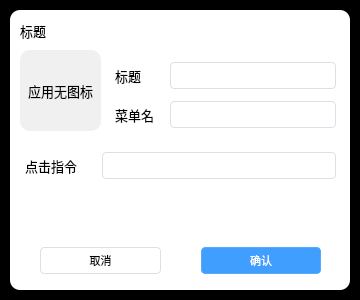
<?xml version="1.0" encoding="UTF-8"?>
<ui version="4.0">
 <class>Dialog</class>
 <widget class="QDialog" name="Dialog">
  <property name="geometry">
   <rect>
    <x>0</x>
    <y>0</y>
    <width>360</width>
    <height>300</height>
   </rect>
  </property>
  <property name="windowTitle">
   <string>Dialog</string>
  </property>
  <property name="styleSheet">
   <string notr="true">#Dialog {
	background-color: rgb(0, 0, 0);
}

#content {
	border-radius: 10px;
	background-color: rgb(255, 255, 255);
}</string>
  </property>
  <widget class="QWidget" name="content" native="true">
   <property name="geometry">
    <rect>
     <x>10</x>
     <y>10</y>
     <width>340</width>
     <height>280</height>
    </rect>
   </property>
   <property name="styleSheet">
    <string notr="true">#closeWindow {
	border: none;
	border-image: url(:/ico/image/common-icon/close.png);
}
#closeWindow:hover {
	border-image: url(:/ico/image/common-icon/close-ed.png);
}

#confirm, #cancle {
	height: 25px;
	border: none;
	border-radius: 4px;
}

#confirm {
	color: rgb(255, 255, 255);
	border: 1px solid rgb(85, 170, 255);
	background-color: rgb(64, 158, 255);
}
#confirm:hover {
	border: 1px solid rgb(102, 177, 255);
	background-color: rgb(102, 177, 255);
}

#cancle {
	border: 1px solid rgb(220, 223, 230);
	background-color: rgb(255, 255, 255);
}
#cancle:hover {
	color: rgb(64, 169, 255);
	border: 1px solid rgb(198, 226, 255);
	background-color: rgb(236, 245, 255);
}

QLineEdit {
	padding-left: 8px;
	padding-top: 4px; padding-bottom: 4px;

	border-radius: 4px;
	border: 1px solid rgb(220, 223, 230);
}
QLineEdit:focus {
	border: 1px solid rgb(64, 158, 255);
}</string>
   </property>
   <widget class="QWidget" name="bottom" native="true">
    <property name="geometry">
     <rect>
      <x>10</x>
      <y>220</y>
      <width>321</width>
      <height>61</height>
     </rect>
    </property>
    <widget class="QWidget" name="horizontalLayoutWidget">
     <property name="geometry">
      <rect>
       <x>0</x>
       <y>0</y>
       <width>321</width>
       <height>61</height>
      </rect>
     </property>
     <layout class="QHBoxLayout" name="bottomHL">
      <property name="spacing">
       <number>40</number>
      </property>
      <property name="leftMargin">
       <number>20</number>
      </property>
      <property name="topMargin">
       <number>0</number>
      </property>
      <property name="rightMargin">
       <number>20</number>
      </property>
      <property name="bottomMargin">
       <number>0</number>
      </property>
      <item>
       <widget class="QPushButton" name="cancle">
        <property name="font">
         <font>
          <family>Microsoft JhengHei UI</family>
          <pointsize>8</pointsize>
         </font>
        </property>
        <property name="cursor">
         <cursorShape>PointingHandCursor</cursorShape>
        </property>
        <property name="text">
         <string>取消</string>
        </property>
       </widget>
      </item>
      <item>
       <widget class="QPushButton" name="confirm">
        <property name="font">
         <font>
          <family>Microsoft JhengHei UI</family>
          <pointsize>8</pointsize>
         </font>
        </property>
        <property name="cursor">
         <cursorShape>PointingHandCursor</cursorShape>
        </property>
        <property name="text">
         <string>确认</string>
        </property>
       </widget>
      </item>
     </layout>
    </widget>
   </widget>
   <widget class="QWidget" name="menuItem" native="true">
    <property name="geometry">
     <rect>
      <x>10</x>
      <y>40</y>
      <width>321</width>
      <height>181</height>
     </rect>
    </property>
    <property name="minimumSize">
     <size>
      <width>120</width>
      <height>180</height>
     </size>
    </property>
    <property name="font">
     <font>
      <family>Microsoft JhengHei UI</family>
      <pointsize>10</pointsize>
     </font>
    </property>
    <property name="styleSheet">
     <string notr="true">#icon {
	border-radius: 10px;
	background-color: rgb(240, 240, 240);
}</string>
    </property>
    <widget class="QLabel" name="icon">
     <property name="geometry">
      <rect>
       <x>0</x>
       <y>0</y>
       <width>81</width>
       <height>81</height>
      </rect>
     </property>
     <property name="font">
      <font>
       <family>Microsoft JhengHei</family>
       <pointsize>10</pointsize>
      </font>
     </property>
     <property name="text">
      <string>应用无图标</string>
     </property>
     <property name="alignment">
      <set>Qt::AlignCenter</set>
     </property>
    </widget>
    <widget class="QWidget" name="verticalLayoutWidget">
     <property name="geometry">
      <rect>
       <x>90</x>
       <y>0</y>
       <width>231</width>
       <height>91</height>
      </rect>
     </property>
     <layout class="QVBoxLayout" name="topInputs">
      <property name="spacing">
       <number>5</number>
      </property>
      <property name="leftMargin">
       <number>5</number>
      </property>
      <property name="topMargin">
       <number>5</number>
      </property>
      <property name="rightMargin">
       <number>5</number>
      </property>
      <property name="bottomMargin">
       <number>5</number>
      </property>
      <item>
       <layout class="QHBoxLayout" name="titleInputHL">
        <item>
         <widget class="QLabel" name="titleInputLabel">
          <property name="minimumSize">
           <size>
            <width>50</width>
            <height>0</height>
           </size>
          </property>
          <property name="maximumSize">
           <size>
            <width>50</width>
            <height>16777215</height>
           </size>
          </property>
          <property name="font">
           <font>
            <family>Microsoft JhengHei UI</family>
            <pointsize>10</pointsize>
           </font>
          </property>
          <property name="text">
           <string>标题</string>
          </property>
          <property name="alignment">
           <set>Qt::AlignLeading|Qt::AlignLeft|Qt::AlignVCenter</set>
          </property>
         </widget>
        </item>
        <item>
         <widget class="QLineEdit" name="titleInput">
          <property name="font">
           <font>
            <family>Microsoft JhengHei UI</family>
            <pointsize>10</pointsize>
           </font>
          </property>
         </widget>
        </item>
       </layout>
      </item>
      <item>
       <layout class="QHBoxLayout" name="menuNameHL">
        <item>
         <widget class="QLabel" name="menuNameLabel">
          <property name="minimumSize">
           <size>
            <width>50</width>
            <height>0</height>
           </size>
          </property>
          <property name="maximumSize">
           <size>
            <width>50</width>
            <height>16777215</height>
           </size>
          </property>
          <property name="font">
           <font>
            <family>Microsoft JhengHei UI</family>
            <pointsize>10</pointsize>
           </font>
          </property>
          <property name="text">
           <string>菜单名</string>
          </property>
          <property name="alignment">
           <set>Qt::AlignLeading|Qt::AlignLeft|Qt::AlignVCenter</set>
          </property>
         </widget>
        </item>
        <item>
         <widget class="QLineEdit" name="menuNameInput">
          <property name="font">
           <font>
            <family>Microsoft JhengHei UI</family>
            <pointsize>10</pointsize>
           </font>
          </property>
         </widget>
        </item>
       </layout>
      </item>
     </layout>
    </widget>
    <widget class="QWidget" name="verticalLayoutWidget_2">
     <property name="geometry">
      <rect>
       <x>0</x>
       <y>90</y>
       <width>321</width>
       <height>51</height>
      </rect>
     </property>
     <layout class="QVBoxLayout" name="bottomInputs">
      <property name="spacing">
       <number>5</number>
      </property>
      <property name="leftMargin">
       <number>5</number>
      </property>
      <property name="topMargin">
       <number>5</number>
      </property>
      <property name="rightMargin">
       <number>5</number>
      </property>
      <property name="bottomMargin">
       <number>5</number>
      </property>
      <item>
       <layout class="QHBoxLayout" name="horizontalLayout_3">
        <item>
         <widget class="QLabel" name="label_3">
          <property name="minimumSize">
           <size>
            <width>72</width>
            <height>0</height>
           </size>
          </property>
          <property name="font">
           <font>
            <family>Microsoft JhengHei UI</family>
            <pointsize>10</pointsize>
           </font>
          </property>
          <property name="toolTip">
           <string>点击菜单调用的程序</string>
          </property>
          <property name="text">
           <string>点击指令</string>
          </property>
          <property name="alignment">
           <set>Qt::AlignLeading|Qt::AlignLeft|Qt::AlignVCenter</set>
          </property>
         </widget>
        </item>
        <item>
         <widget class="QLineEdit" name="lineEdit_3">
          <property name="font">
           <font>
            <family>Microsoft JhengHei UI</family>
            <pointsize>10</pointsize>
           </font>
          </property>
         </widget>
        </item>
       </layout>
      </item>
     </layout>
    </widget>
    <widget class="QWidget" name="horizontalLayoutWidget_4">
     <property name="geometry">
      <rect>
       <x>0</x>
       <y>140</y>
       <width>321</width>
       <height>41</height>
      </rect>
     </property>
     <layout class="QHBoxLayout" name="btns"/>
    </widget>
   </widget>
   <widget class="QPushButton" name="closeWindow">
    <property name="geometry">
     <rect>
      <x>310</x>
      <y>10</y>
      <width>20</width>
      <height>20</height>
     </rect>
    </property>
    <property name="minimumSize">
     <size>
      <width>20</width>
      <height>20</height>
     </size>
    </property>
    <property name="maximumSize">
     <size>
      <width>20</width>
      <height>20</height>
     </size>
    </property>
    <property name="cursor">
     <cursorShape>PointingHandCursor</cursorShape>
    </property>
    <property name="text">
     <string/>
    </property>
   </widget>
   <widget class="QLabel" name="title">
    <property name="geometry">
     <rect>
      <x>10</x>
      <y>0</y>
      <width>181</width>
      <height>41</height>
     </rect>
    </property>
    <property name="font">
     <font>
      <family>Microsoft JhengHei UI</family>
      <pointsize>10</pointsize>
     </font>
    </property>
    <property name="text">
     <string>标题</string>
    </property>
   </widget>
  </widget>
 </widget>
 <resources/>
 <connections>
  <connection>
   <sender>cancle</sender>
   <signal>clicked()</signal>
   <receiver>Dialog</receiver>
   <slot>close()</slot>
   <hints>
    <hint type="sourcelabel">
     <x>259</x>
     <y>260</y>
    </hint>
    <hint type="destinationlabel">
     <x>179</x>
     <y>149</y>
    </hint>
   </hints>
  </connection>
  <connection>
   <sender>closeWindow</sender>
   <signal>clicked()</signal>
   <receiver>Dialog</receiver>
   <slot>close()</slot>
   <hints>
    <hint type="sourcelabel">
     <x>329</x>
     <y>29</y>
    </hint>
    <hint type="destinationlabel">
     <x>179</x>
     <y>149</y>
    </hint>
   </hints>
  </connection>
 </connections>
</ui>
